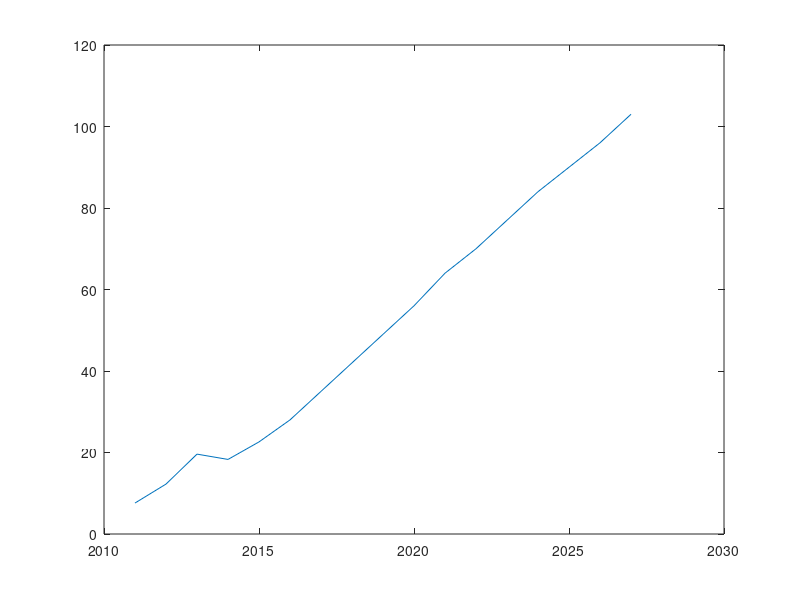

Write the MATLAB code that produced this figure.
dates = [ 2011
2012
2013
2014
2015
2016
2017
2018
2019
2020
2021
2022
2023
2024
2025
2026
2027 ];

amount = [7.6
12.25
19.6
18.3
22.6
28
35
42
49
56
64
70
77
84
90
96
103];

plot(dates, amount)